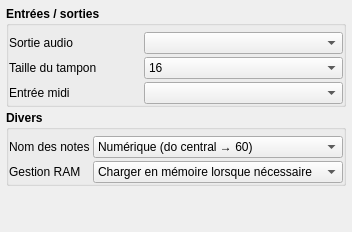
     <widget class="QWidget" name="tabGeneral">
      <attribute name="title">
       <string>Général</string>
      </attribute>
      <layout class="QGridLayout" name="gridLayout_2">
       <property name="verticalSpacing">
        <number>3</number>
       </property>
       <property name="margin">
        <number>6</number>
       </property>
       <item row="1" column="0" colspan="3">
        <widget class="QGroupBox" name="groupBox_5">
         <property name="font">
          <font>
           <weight>75</weight>
           <bold>true</bold>
          </font>
         </property>
         <property name="title">
          <string>Entrées / sorties</string>
         </property>
         <layout class="QGridLayout" name="gridLayout_5" columnstretch="2,3">
          <property name="leftMargin">
           <number>0</number>
          </property>
          <property name="topMargin">
           <number>6</number>
          </property>
          <property name="rightMargin">
           <number>0</number>
          </property>
          <property name="bottomMargin">
           <number>0</number>
          </property>
          <property name="spacing">
           <number>3</number>
          </property>
          <item row="1" column="1">
           <widget class="QComboBox" name="comboBufferSize">
            <property name="font">
             <font>
              <weight>50</weight>
              <bold>false</bold>
             </font>
            </property>
            <item>
             <property name="text">
              <string notr="true">16</string>
             </property>
            </item>
            <item>
             <property name="text">
              <string notr="true">32</string>
             </property>
            </item>
            <item>
             <property name="text">
              <string notr="true">64</string>
             </property>
            </item>
            <item>
             <property name="text">
              <string notr="true">128</string>
             </property>
            </item>
            <item>
             <property name="text">
              <string notr="true">256</string>
             </property>
            </item>
            <item>
             <property name="text">
              <string notr="true">512</string>
             </property>
            </item>
            <item>
             <property name="text">
              <string notr="true">1024</string>
             </property>
            </item>
           </widget>
          </item>
          <item row="0" column="0">
           <widget class="QLabel" name="label">
            <property name="font">
             <font>
              <weight>50</weight>
              <bold>false</bold>
             </font>
            </property>
            <property name="text">
             <string>Sortie audio</string>
            </property>
           </widget>
          </item>
          <item row="0" column="1">
           <widget class="QComboBox" name="comboAudioOuput">
            <property name="font">
             <font>
              <weight>50</weight>
              <bold>false</bold>
             </font>
            </property>
           </widget>
          </item>
          <item row="1" column="0">
           <widget class="QLabel" name="label_21">
            <property name="font">
             <font>
              <weight>50</weight>
              <bold>false</bold>
             </font>
            </property>
            <property name="text">
             <string>Taille du tampon</string>
            </property>
           </widget>
          </item>
          <item row="2" column="1">
           <widget class="QComboBox" name="comboMidiInput">
            <property name="font">
             <font>
              <weight>50</weight>
              <bold>false</bold>
             </font>
            </property>
           </widget>
          </item>
          <item row="2" column="0">
           <widget class="QLabel" name="label_4">
            <property name="font">
             <font>
              <weight>50</weight>
              <bold>false</bold>
             </font>
            </property>
            <property name="text">
             <string>Entrée midi</string>
            </property>
           </widget>
          </item>
         </layout>
        </widget>
       </item>
       <item row="6" column="0">
        <spacer name="verticalSpacer_5">
         <property name="orientation">
          <enum>Qt::Vertical</enum>
         </property>
         <property name="sizeHint" stdset="0">
          <size>
           <width>20</width>
           <height>40</height>
          </size>
         </property>
        </spacer>
       </item>
       <item row="2" column="0" colspan="3">
        <widget class="QGroupBox" name="groupBox_6">
         <property name="font">
          <font>
           <weight>75</weight>
           <bold>true</bold>
          </font>
         </property>
         <property name="title">
          <string>Divers</string>
         </property>
         <layout class="QGridLayout" name="gridLayout_7" rowstretch="1,1" columnstretch="2,3">
          <property name="leftMargin">
           <number>0</number>
          </property>
          <property name="topMargin">
           <number>6</number>
          </property>
          <property name="rightMargin">
           <number>0</number>
          </property>
          <property name="bottomMargin">
           <number>0</number>
          </property>
          <property name="spacing">
           <number>3</number>
          </property>
          <item row="0" column="1">
           <widget class="QComboBox" name="comboKeyName">
            <property name="font">
             <font>
              <weight>50</weight>
              <bold>false</bold>
             </font>
            </property>
            <item>
             <property name="text">
              <string>Numérique (do central → 60)</string>
             </property>
            </item>
            <item>
             <property name="text">
              <string>Texte (do central → C3)</string>
             </property>
            </item>
            <item>
             <property name="text">
              <string>Texte (do central → C4)</string>
             </property>
            </item>
            <item>
             <property name="text">
              <string>Texte (do central → C5)</string>
             </property>
            </item>
           </widget>
          </item>
          <item row="0" column="0">
           <widget class="QLabel" name="label_22">
            <property name="font">
             <font>
              <weight>50</weight>
              <bold>false</bold>
             </font>
            </property>
            <property name="text">
             <string>Nom des notes</string>
            </property>
           </widget>
          </item>
          <item row="1" column="0">
           <widget class="QLabel" name="label_2">
            <property name="font">
             <font>
              <weight>50</weight>
              <bold>false</bold>
             </font>
            </property>
            <property name="text">
             <string>Gestion RAM</string>
            </property>
           </widget>
          </item>
          <item row="1" column="1">
           <widget class="QComboBox" name="comboRam">
            <property name="sizePolicy">
             <sizepolicy hsizetype="Expanding" vsizetype="Fixed">
              <horstretch>0</horstretch>
              <verstretch>0</verstretch>
             </sizepolicy>
            </property>
            <property name="font">
             <font>
              <weight>50</weight>
              <bold>false</bold>
             </font>
            </property>
            <item>
             <property name="text">
              <string>Charger en mémoire lorsque nécessaire</string>
             </property>
            </item>
            <item>
             <property name="text">
              <string>Tout charger en mémoire</string>
             </property>
            </item>
           </widget>
          </item>
         </layout>
        </widget>
       </item>
      </layout>
     </widget>
